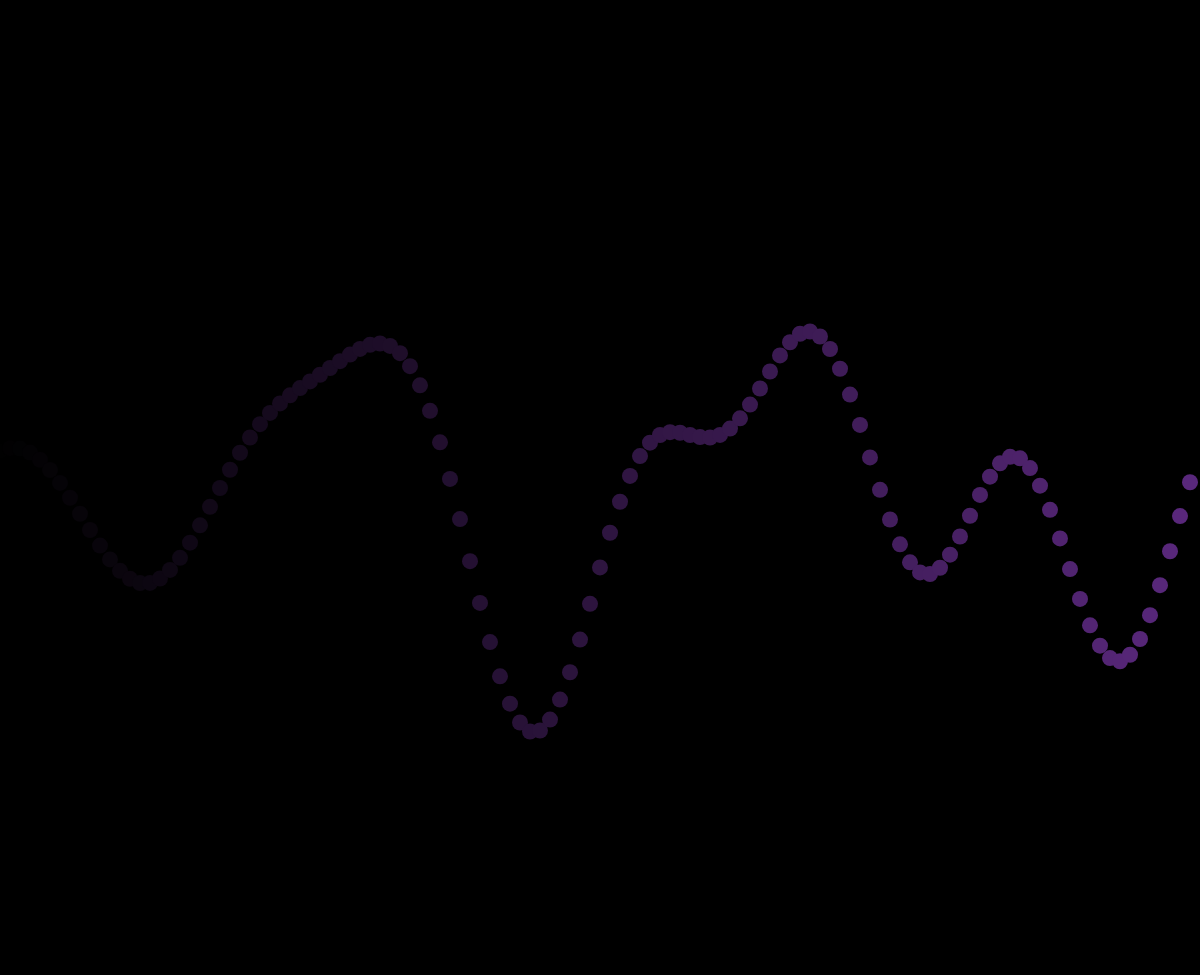
Frame 1 (no input)
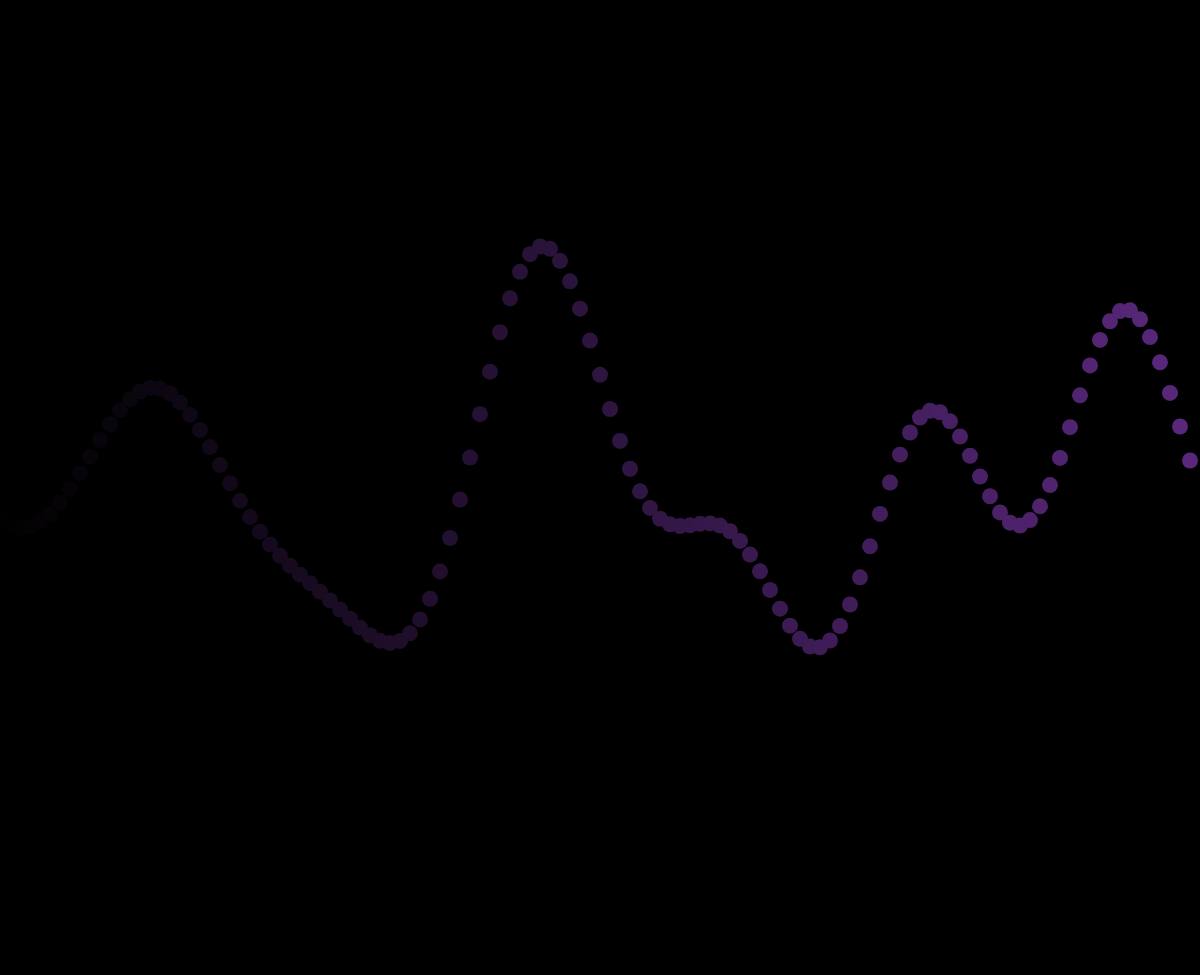
Frame 60 (no input)
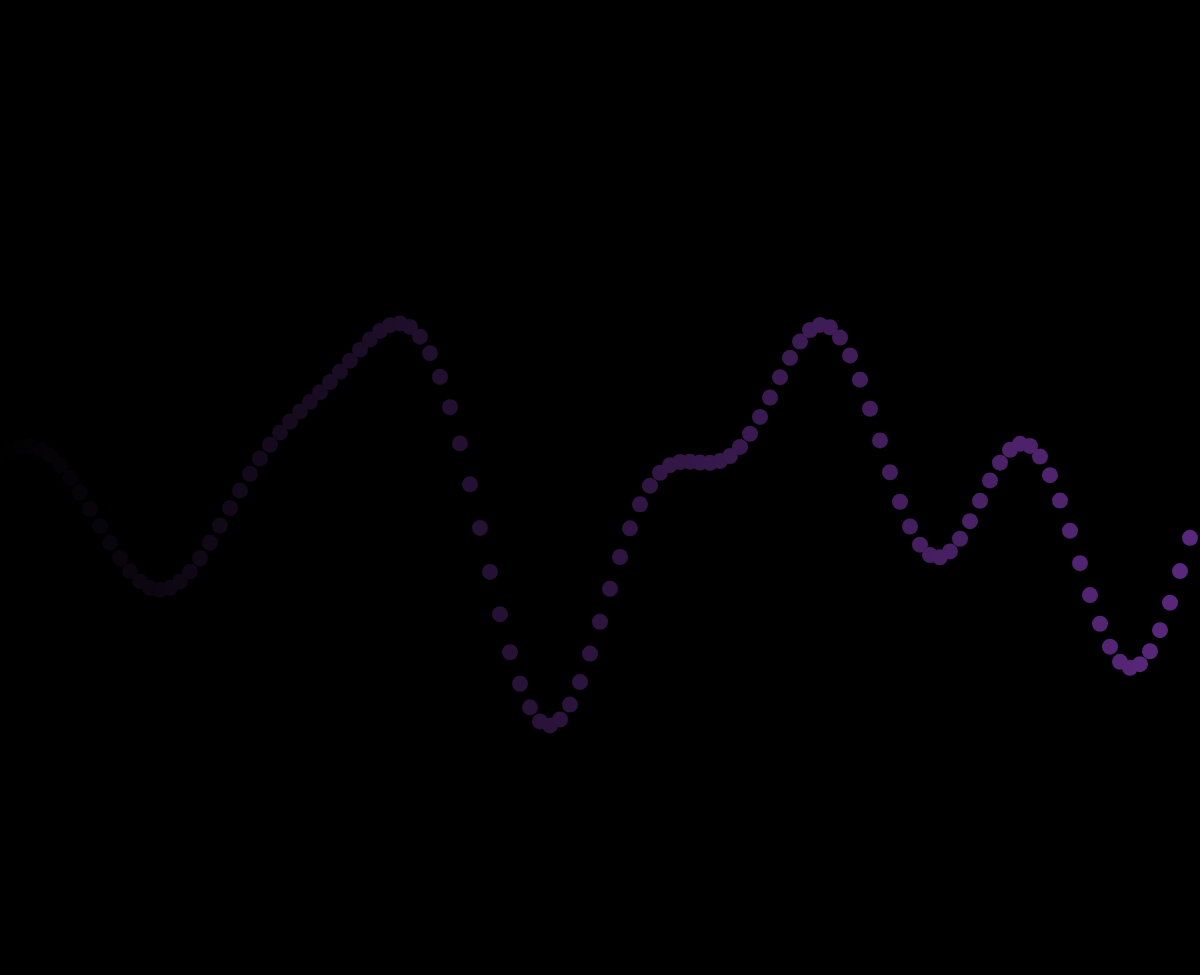
Frame 120 (the mouse pressed at the canvas centre since frame 60)

The p5.js sketch that drew these frames (run headless with seeded random() and noise() and a simulated clock; from frame 60 on, the mouse is pressed at the canvas centre):

// p5.js sketch
// ── sketch.js
const N = 10;

let waves = [];

let change_slider;
let r_slider;
let g_slider;
let b_slider;

function setup() {
  createCanvas(window.innerWidth, window.innerHeight - 25);

  change_slider = createSlider(0, 0.25, 0.05, 0.01);
  r_slider = createSlider(0, 255, 90, 1);
  g_slider = createSlider(0, 255, 40, 1);
  b_slider = createSlider(0, 255, 125, 1);

  for (let i = 0; i < N; i++) {
    waves[i] = new Wave(random(20, 60), random(100, 600), random(0, TWO_PI));
  }
}

function draw() {
  background(0);

  for (let x = 0; x < width; x += 10) {
    let y = 0;
    for (let wave of waves) {
      y += wave.eval(x);
    }

    noStroke();
    fill(
      map(x, 0, width, 1, r_slider.value()),
      map(x, 0, width, 1, g_slider.value()),
      map(x, 0, width, 1, b_slider.value())
    );
    ellipse(x, y + height / 2, 16);
  }

  for (let wave of waves) {
    wave.update(change_slider.value());
  }
}

// ── wave.js
class Wave {
  constructor(amp, period, phase) {
    this.amp = amp;
    this.period = period;
    this.phase = phase;
  }

  eval(x) {
    return sin(this.phase + (TWO_PI * x) / this.period) * this.amp;
  }

  update(change) {
    this.phase += change;
  }
}
